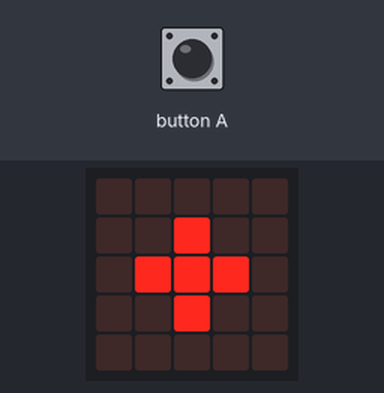
The program below on a simulated BBC micro:bit running MicroPython. Shown: the board's 5×5 LED display. Inputs (shaded band) come from the test bench.

Above: at 1.1 s.
At 5.0 s:
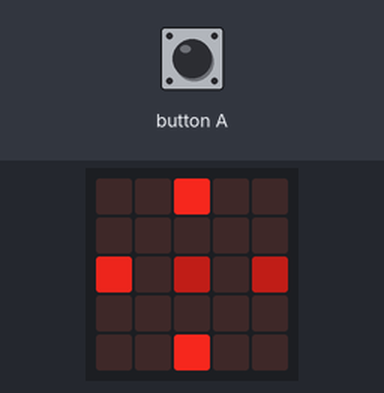
5.1 s: button A pressed for 0.15 s
At 5.6 s:
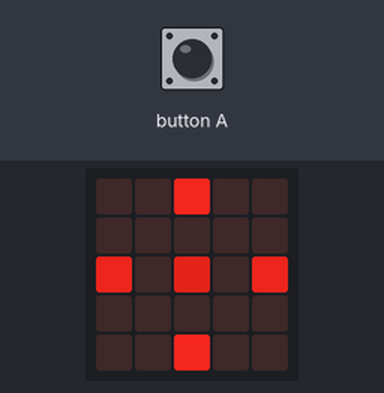
5.8 s: button A pressed for 1 s
At 5.85 s:
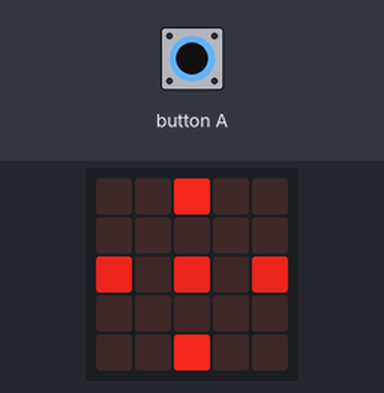
Timing chart, 0 to 8.8 s (numbered marks = the images above; inputs shaded):
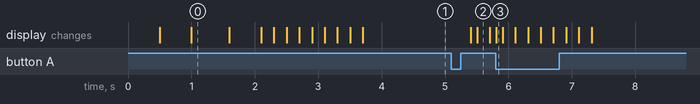

Measured:
- after the input at 5.1 s, the display: first changes after 0.31 s (image 2 shows a later state)
- what the display in image 0 shows lasts 0.6 s, from 1.0 s to 1.6 s

The program:

Charlie.py
```python
from microbit import *

firework=Image("90909:09090:90909:09090:90909")
display.show(firework)
sleep(500)
firework=Image("09090:909090:09090:90909:09090")
display.show(firework)
sleep(500)
firework=Image("00000:009000:09990:00900:00000")
display.show(firework)
sleep(600)
firework=Image("90009:00000:00000:00000:90009")
display.show(firework)
sleep(500)
firework=Image("00800:00000:70707:00000:00800")
display.show(firework)
sleep(100)


def fade():
    for x in range(1, 5):
        for y in range(1, 3):
            br = display.get_pixel(x, y)
            if br > 3:
                display.set_pixel(x, y, br-1)
        sleep(100)


fade()
fade()
fade()
fade()


while True:
    if button_a.was_pressed():
        display.show(firework)
    fade()
```
